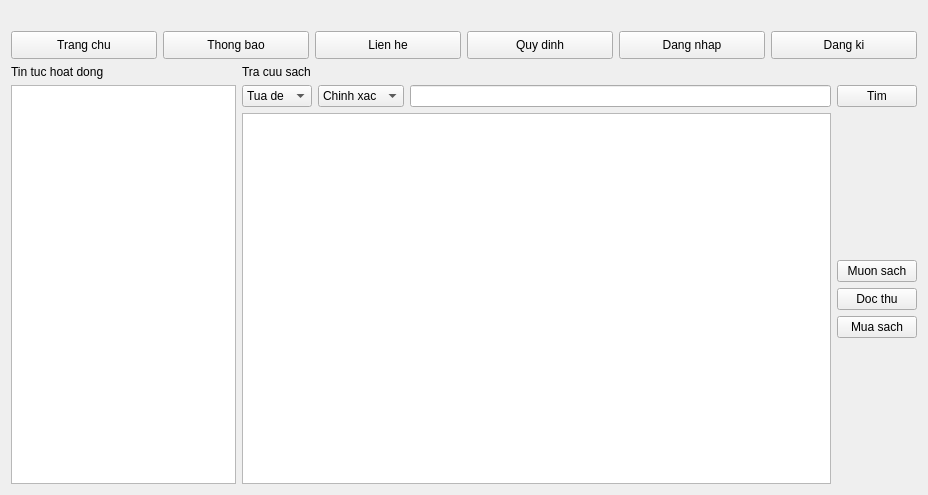
<?xml version="1.0" encoding="UTF-8"?>
<ui version="4.0">
 <class>MainWindow</class>
 <widget class="QMainWindow" name="MainWindow">
  <property name="geometry">
   <rect>
    <x>0</x>
    <y>0</y>
    <width>928</width>
    <height>495</height>
   </rect>
  </property>
  <property name="windowTitle">
   <string>MainWindow</string>
  </property>
  <property name="windowIcon">
   <iconset resource="src.qrc">
    <normaloff>:/iconwindow.png</normaloff>:/iconwindow.png</iconset>
  </property>
  <property name="windowOpacity">
   <double>5.000000000000000</double>
  </property>
  <property name="styleSheet">
   <string notr="true"/>
  </property>
  <widget class="QWidget" name="centralWidget">
   <layout class="QVBoxLayout" name="verticalLayout_5">
    <item>
     <layout class="QVBoxLayout" name="verticalLayout_4" stretch="0,1,15">
      <item>
       <widget class="QLabel" name="lbl">
        <property name="sizePolicy">
         <sizepolicy hsizetype="Expanding" vsizetype="Expanding">
          <horstretch>0</horstretch>
          <verstretch>0</verstretch>
         </sizepolicy>
        </property>
        <property name="text">
         <string/>
        </property>
        <property name="textFormat">
         <enum>Qt::PlainText</enum>
        </property>
        <property name="pixmap">
         <pixmap resource="src.qrc">:/sdh.png</pixmap>
        </property>
        <property name="scaledContents">
         <bool>true</bool>
        </property>
        <property name="wordWrap">
         <bool>false</bool>
        </property>
       </widget>
      </item>
      <item>
       <layout class="QHBoxLayout" name="horizontalLayout_4">
        <item>
         <widget class="QPushButton" name="pushButton">
          <property name="sizePolicy">
           <sizepolicy hsizetype="Preferred" vsizetype="Preferred">
            <horstretch>0</horstretch>
            <verstretch>0</verstretch>
           </sizepolicy>
          </property>
          <property name="text">
           <string>Trang chu</string>
          </property>
         </widget>
        </item>
        <item>
         <widget class="QPushButton" name="pushButton_2">
          <property name="sizePolicy">
           <sizepolicy hsizetype="Preferred" vsizetype="Preferred">
            <horstretch>0</horstretch>
            <verstretch>0</verstretch>
           </sizepolicy>
          </property>
          <property name="text">
           <string>Thong bao</string>
          </property>
         </widget>
        </item>
        <item>
         <widget class="QPushButton" name="pushButton_3">
          <property name="sizePolicy">
           <sizepolicy hsizetype="Preferred" vsizetype="Preferred">
            <horstretch>0</horstretch>
            <verstretch>0</verstretch>
           </sizepolicy>
          </property>
          <property name="text">
           <string>Lien he</string>
          </property>
         </widget>
        </item>
        <item>
         <widget class="QPushButton" name="pushButton_4">
          <property name="sizePolicy">
           <sizepolicy hsizetype="Preferred" vsizetype="Preferred">
            <horstretch>0</horstretch>
            <verstretch>0</verstretch>
           </sizepolicy>
          </property>
          <property name="text">
           <string>Quy dinh</string>
          </property>
         </widget>
        </item>
        <item>
         <widget class="QPushButton" name="pushButton_5">
          <property name="sizePolicy">
           <sizepolicy hsizetype="Preferred" vsizetype="Preferred">
            <horstretch>0</horstretch>
            <verstretch>0</verstretch>
           </sizepolicy>
          </property>
          <property name="text">
           <string>Dang nhap</string>
          </property>
         </widget>
        </item>
        <item>
         <widget class="QPushButton" name="pushButton_6">
          <property name="sizePolicy">
           <sizepolicy hsizetype="Preferred" vsizetype="Preferred">
            <horstretch>0</horstretch>
            <verstretch>0</verstretch>
           </sizepolicy>
          </property>
          <property name="text">
           <string>Dang ki</string>
          </property>
         </widget>
        </item>
       </layout>
      </item>
      <item>
       <layout class="QHBoxLayout" name="horizontalLayout_3" stretch="1,3">
        <item>
         <layout class="QVBoxLayout" name="verticalLayout_3">
          <item>
           <widget class="QLabel" name="label_2">
            <property name="styleSheet">
             <string notr="true"/>
            </property>
            <property name="text">
             <string>Tin tuc hoat dong</string>
            </property>
           </widget>
          </item>
          <item>
           <widget class="QListView" name="listView"/>
          </item>
         </layout>
        </item>
        <item>
         <layout class="QVBoxLayout" name="verticalLayout_2">
          <item>
           <widget class="QLabel" name="label_3">
            <property name="text">
             <string>Tra cuu sach</string>
            </property>
           </widget>
          </item>
          <item>
           <layout class="QHBoxLayout" name="horizontalLayout">
            <item>
             <widget class="QComboBox" name="comboBox">
              <item>
               <property name="text">
                <string>Tua de</string>
               </property>
              </item>
              <item>
               <property name="text">
                <string>Tat ca</string>
               </property>
              </item>
              <item>
               <property name="text">
                <string>Mo ta</string>
               </property>
              </item>
              <item>
               <property name="text">
                <string>Tac gia</string>
               </property>
              </item>
              <item>
               <property name="text">
                <string>Nam</string>
               </property>
              </item>
              <item>
               <property name="text">
                <string>ISDN</string>
               </property>
              </item>
             </widget>
            </item>
            <item>
             <widget class="QComboBox" name="comboBox_2">
              <item>
               <property name="text">
                <string>Chinh xac</string>
               </property>
              </item>
              <item>
               <property name="text">
                <string>Gan giong</string>
               </property>
              </item>
             </widget>
            </item>
            <item>
             <widget class="QLineEdit" name="lineEdit"/>
            </item>
            <item>
             <widget class="QPushButton" name="pushButton_11">
              <property name="text">
               <string>Tim</string>
              </property>
             </widget>
            </item>
           </layout>
          </item>
          <item>
           <layout class="QHBoxLayout" name="horizontalLayout_2" stretch="8,0">
            <item>
             <widget class="QTableView" name="tableView"/>
            </item>
            <item>
             <layout class="QVBoxLayout" name="verticalLayout" stretch="0,0,0,0,0">
              <item>
               <spacer name="verticalSpacer_2">
                <property name="orientation">
                 <enum>Qt::Vertical</enum>
                </property>
                <property name="sizeHint" stdset="0">
                 <size>
                  <width>20</width>
                  <height>40</height>
                 </size>
                </property>
               </spacer>
              </item>
              <item>
               <widget class="QPushButton" name="pushButton_8">
                <property name="sizePolicy">
                 <sizepolicy hsizetype="Preferred" vsizetype="Preferred">
                  <horstretch>0</horstretch>
                  <verstretch>0</verstretch>
                 </sizepolicy>
                </property>
                <property name="text">
                 <string>Muon sach</string>
                </property>
               </widget>
              </item>
              <item>
               <widget class="QPushButton" name="pushButton_9">
                <property name="sizePolicy">
                 <sizepolicy hsizetype="Preferred" vsizetype="Preferred">
                  <horstretch>0</horstretch>
                  <verstretch>0</verstretch>
                 </sizepolicy>
                </property>
                <property name="text">
                 <string>Doc thu</string>
                </property>
               </widget>
              </item>
              <item>
               <widget class="QPushButton" name="pushButton_10">
                <property name="sizePolicy">
                 <sizepolicy hsizetype="Preferred" vsizetype="Preferred">
                  <horstretch>0</horstretch>
                  <verstretch>0</verstretch>
                 </sizepolicy>
                </property>
                <property name="text">
                 <string>Mua sach</string>
                </property>
               </widget>
              </item>
              <item>
               <spacer name="verticalSpacer">
                <property name="orientation">
                 <enum>Qt::Vertical</enum>
                </property>
                <property name="sizeHint" stdset="0">
                 <size>
                  <width>20</width>
                  <height>40</height>
                 </size>
                </property>
               </spacer>
              </item>
             </layout>
            </item>
           </layout>
          </item>
         </layout>
        </item>
       </layout>
      </item>
     </layout>
    </item>
   </layout>
  </widget>
 </widget>
 <layoutdefault spacing="6" margin="11"/>
 <resources>
  <include location="src.qrc"/>
 </resources>
 <connections/>
</ui>
